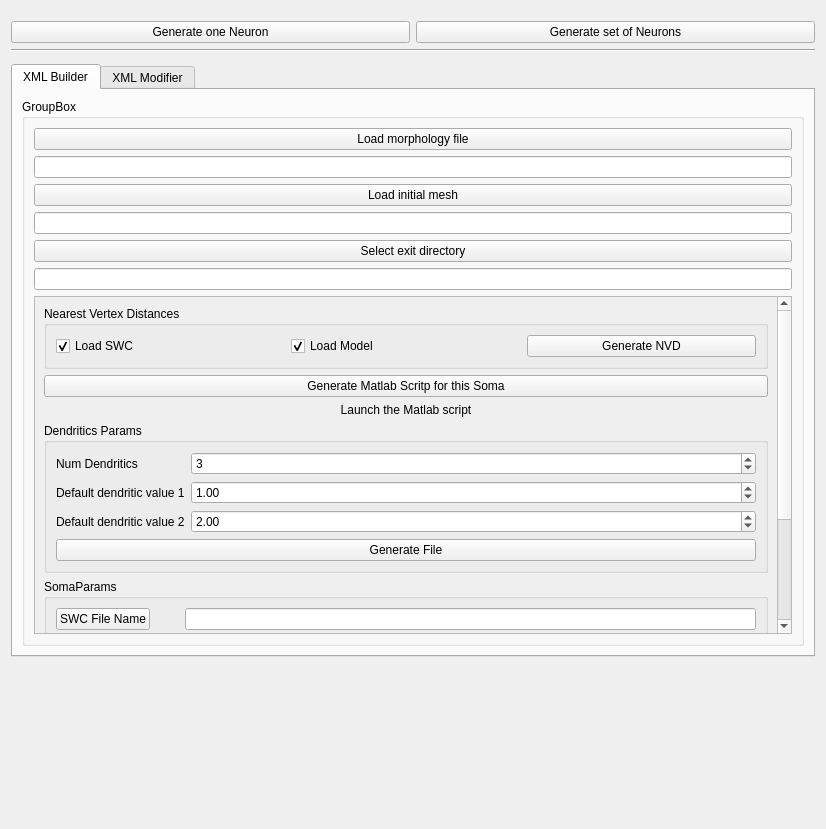
<?xml version="1.0" encoding="UTF-8"?>
<ui version="4.0">
 <class>SomaCreatorWidget</class>
 <widget class="QWidget" name="SomaCreatorWidget">
  <property name="geometry">
   <rect>
    <x>0</x>
    <y>0</y>
    <width>826</width>
    <height>829</height>
   </rect>
  </property>
  <property name="windowTitle">
   <string>Form</string>
  </property>
  <layout class="QVBoxLayout" name="verticalLayout_3">
   <item>
    <layout class="QHBoxLayout" name="horizontalLayout_3">
     <property name="topMargin">
      <number>10</number>
     </property>
     <item>
      <widget class="QPushButton" name="generateOnePushButton">
       <property name="text">
        <string>Generate one Neuron</string>
       </property>
      </widget>
     </item>
     <item>
      <widget class="QPushButton" name="generateSetPushButton">
       <property name="text">
        <string>Generate set of Neurons</string>
       </property>
      </widget>
     </item>
    </layout>
   </item>
   <item>
    <widget class="Line" name="line">
     <property name="orientation">
      <enum>Qt::Horizontal</enum>
     </property>
    </widget>
   </item>
   <item>
    <widget class="QWidget" name="horizontalWidget" native="true">
     <layout class="QHBoxLayout" name="horizontalLayout_2">
      <property name="margin">
       <number>0</number>
      </property>
     </layout>
    </widget>
   </item>
   <item>
    <widget class="QTabWidget" name="tabWidget_Main">
     <property name="enabled">
      <bool>true</bool>
     </property>
     <property name="currentIndex">
      <number>0</number>
     </property>
     <widget class="QWidget" name="tab_XMLBuilder">
      <attribute name="title">
       <string>XML Builder</string>
      </attribute>
      <layout class="QVBoxLayout" name="verticalLayout_4">
       <item>
        <widget class="QGroupBox" name="groupBox_ParamsHide">
         <property name="minimumSize">
          <size>
           <width>0</width>
           <height>0</height>
          </size>
         </property>
         <property name="maximumSize">
          <size>
           <width>16777215</width>
           <height>16777215</height>
          </size>
         </property>
         <property name="title">
          <string>GroupBox</string>
         </property>
         <layout class="QVBoxLayout" name="verticalLayout_5">
          <item>
           <widget class="QPushButton" name="pushButton_LoadMorphologyFile">
            <property name="text">
             <string>Load morphology file</string>
            </property>
           </widget>
          </item>
          <item>
           <widget class="QLineEdit" name="lineEdit_MorphologyPathFile">
            <property name="readOnly">
             <bool>true</bool>
            </property>
           </widget>
          </item>
          <item>
           <widget class="QPushButton" name="pushButton_LoadInitialMesh">
            <property name="text">
             <string>Load initial mesh</string>
            </property>
           </widget>
          </item>
          <item>
           <widget class="QLineEdit" name="lineEdit_InitialMeshPathFile">
            <property name="readOnly">
             <bool>true</bool>
            </property>
           </widget>
          </item>
          <item>
           <widget class="QPushButton" name="pushButton_ExitDirectory">
            <property name="text">
             <string>Select exit directory</string>
            </property>
           </widget>
          </item>
          <item>
           <widget class="QLineEdit" name="lineEdit_ExitDirectoryPathFile">
            <property name="readOnly">
             <bool>true</bool>
            </property>
           </widget>
          </item>
          <item>
           <widget class="QScrollArea" name="scrollArea">
            <property name="widgetResizable">
             <bool>true</bool>
            </property>
            <widget class="QWidget" name="scrollAreaWidgetContents">
             <property name="geometry">
              <rect>
               <x>0</x>
               <y>0</y>
               <width>745</width>
               <height>545</height>
              </rect>
             </property>
             <layout class="QVBoxLayout" name="verticalLayout">
              <item>
               <widget class="QGroupBox" name="groupBox_NearestVertexDistances">
                <property name="title">
                 <string>Nearest Vertex Distances</string>
                </property>
                <layout class="QHBoxLayout" name="horizontalLayout">
                 <item>
                  <widget class="QCheckBox" name="checkBox_loadSWC">
                   <property name="text">
                    <string>Load SWC</string>
                   </property>
                   <property name="checked">
                    <bool>true</bool>
                   </property>
                  </widget>
                 </item>
                 <item>
                  <widget class="QCheckBox" name="checkBox_loadModel">
                   <property name="text">
                    <string>Load Model</string>
                   </property>
                   <property name="checked">
                    <bool>true</bool>
                   </property>
                  </widget>
                 </item>
                 <item>
                  <widget class="QPushButton" name="pushButton_generateNearestVertexDendritic">
                   <property name="text">
                    <string>Generate NVD</string>
                   </property>
                  </widget>
                 </item>
                </layout>
               </widget>
              </item>
              <item>
               <widget class="QPushButton" name="pushButton_GenerateMatLabScritp">
                <property name="text">
                 <string>Generate Matlab Scritp for this Soma</string>
                </property>
               </widget>
              </item>
              <item>
               <widget class="QLabel" name="label_LaunchTheMatLabScript">
                <property name="text">
                 <string>Launch the Matlab script</string>
                </property>
                <property name="alignment">
                 <set>Qt::AlignCenter</set>
                </property>
               </widget>
              </item>
              <item>
               <widget class="QGroupBox" name="groupBox_DendriticsParam">
                <property name="title">
                 <string>Dendritics Params</string>
                </property>
                <layout class="QFormLayout" name="formLayout_2">
                 <property name="fieldGrowthPolicy">
                  <enum>QFormLayout::AllNonFixedFieldsGrow</enum>
                 </property>
                 <item row="0" column="0">
                  <widget class="QLabel" name="label_NumDendritics">
                   <property name="text">
                    <string>Num Dendritics</string>
                   </property>
                  </widget>
                 </item>
                 <item row="0" column="1">
                  <widget class="QSpinBox" name="spinBox_NumDendritics">
                   <property name="value">
                    <number>3</number>
                   </property>
                  </widget>
                 </item>
                 <item row="1" column="0">
                  <widget class="QLabel" name="label_defaultValue1">
                   <property name="text">
                    <string>Default dendritic value 1</string>
                   </property>
                  </widget>
                 </item>
                 <item row="1" column="1">
                  <widget class="QDoubleSpinBox" name="doubleSpinBox_DefaultaDendriticeValue1">
                   <property name="value">
                    <double>1.000000000000000</double>
                   </property>
                  </widget>
                 </item>
                 <item row="2" column="0">
                  <widget class="QLabel" name="label_defaultValue2">
                   <property name="text">
                    <string>Default dendritic value 2</string>
                   </property>
                  </widget>
                 </item>
                 <item row="2" column="1">
                  <widget class="QDoubleSpinBox" name="doubleSpinBox_DefaultaDendriticeValue2">
                   <property name="value">
                    <double>2.000000000000000</double>
                   </property>
                  </widget>
                 </item>
                 <item row="3" column="0" colspan="2">
                  <widget class="QPushButton" name="pushButton_generateFile">
                   <property name="text">
                    <string>Generate File</string>
                   </property>
                  </widget>
                 </item>
                </layout>
               </widget>
              </item>
              <item>
               <widget class="QGroupBox" name="groupBox_SomaParams">
                <property name="title">
                 <string>SomaParams</string>
                </property>
                <layout class="QFormLayout" name="formLayout">
                 <item row="3" column="0">
                  <widget class="QLabel" name="label_SomaHorizontalResol">
                   <property name="text">
                    <string>Soma Hor. Resol</string>
                   </property>
                  </widget>
                 </item>
                 <item row="3" column="1">
                  <widget class="QSpinBox" name="spinBox_SomaHorResol">
                   <property name="minimum">
                    <number>0</number>
                   </property>
                   <property name="value">
                    <number>0</number>
                   </property>
                  </widget>
                 </item>
                 <item row="4" column="0">
                  <widget class="QLabel" name="label_SomaVerticalResol">
                   <property name="text">
                    <string>Soma Ver. Resol</string>
                   </property>
                  </widget>
                 </item>
                 <item row="4" column="1">
                  <widget class="QSpinBox" name="spinBox_SomaVerResol">
                   <property name="minimum">
                    <number>0</number>
                   </property>
                   <property name="value">
                    <number>0</number>
                   </property>
                  </widget>
                 </item>
                 <item row="1" column="0">
                  <widget class="QPushButton" name="pushButton_LoadSWCFileName">
                   <property name="text">
                    <string>SWC File Name</string>
                   </property>
                  </widget>
                 </item>
                 <item row="1" column="1">
                  <widget class="QLineEdit" name="lineEdit_SWCFile"/>
                 </item>
                 <item row="5" column="1">
                  <widget class="QLineEdit" name="lineEdit_GeoDistFileName"/>
                 </item>
                 <item row="5" column="0">
                  <widget class="QLabel" name="label_GeodesicFileRoot">
                   <property name="text">
                    <string>Geo. Dist. File Root</string>
                   </property>
                  </widget>
                 </item>
                 <item row="6" column="1">
                  <widget class="QLineEdit" name="lineEdit_GeoVertsIdsFileName"/>
                 </item>
                 <item row="6" column="0">
                  <widget class="QLabel" name="label_GeoIdsVertsFileRoot">
                   <property name="text">
                    <string>Geo. Vert Ids File Root</string>
                   </property>
                  </widget>
                 </item>
                 <item row="2" column="0">
                  <widget class="QPushButton" name="pushButton_LoadModelFileName">
                   <property name="text">
                    <string>Model File Name</string>
                   </property>
                  </widget>
                 </item>
                 <item row="2" column="1">
                  <widget class="QLineEdit" name="lineEdit_ModelFile"/>
                 </item>
                </layout>
               </widget>
              </item>
             </layout>
            </widget>
           </widget>
          </item>
         </layout>
        </widget>
       </item>
      </layout>
     </widget>
     <widget class="QWidget" name="tab_XMLModifier">
      <attribute name="title">
       <string>XML Modifier</string>
      </attribute>
      <layout class="QVBoxLayout" name="verticalLayout_2">
       <item>
        <widget class="QPushButton" name="pushButton_LoadXML">
         <property name="text">
          <string>Load XML</string>
         </property>
        </widget>
       </item>
       <item>
        <layout class="QVBoxLayout" name="verticalLayout_ThreeViewer"/>
       </item>
       <item>
        <widget class="QGroupBox" name="groupBox_VertexIdsByHumbra">
         <property name="title">
          <string>Vertex Id by Humbra</string>
         </property>
         <layout class="QGridLayout" name="gridLayout_2">
          <item row="0" column="0">
           <widget class="QPushButton" name="pushButton_VertexIdsHumbraFile">
            <property name="text">
             <string>Select File</string>
            </property>
           </widget>
          </item>
          <item row="0" column="1" colspan="2">
           <widget class="QLineEdit" name="lineEdit_VertexIdsHumbraFile"/>
          </item>
          <item row="1" column="0">
           <widget class="QSpinBox" name="spinBox_VertexIdsHumbraDendriticSelector"/>
          </item>
          <item row="1" column="1">
           <widget class="QDoubleSpinBox" name="doubleSpinBox_humbraValue"/>
          </item>
          <item row="1" column="2">
           <widget class="QPushButton" name="pushButton_generateVertexIdToDendDeform">
            <property name="text">
             <string>Generate Vertex Ids</string>
            </property>
           </widget>
          </item>
         </layout>
        </widget>
       </item>
       <item>
        <spacer name="verticalSpacer">
         <property name="orientation">
          <enum>Qt::Vertical</enum>
         </property>
         <property name="sizeHint" stdset="0">
          <size>
           <width>20</width>
           <height>40</height>
          </size>
         </property>
        </spacer>
       </item>
      </layout>
     </widget>
    </widget>
   </item>
   <item>
    <spacer name="verticalSpacer_2">
     <property name="orientation">
      <enum>Qt::Vertical</enum>
     </property>
     <property name="sizeHint" stdset="0">
      <size>
       <width>20</width>
       <height>40</height>
      </size>
     </property>
    </spacer>
   </item>
  </layout>
 </widget>
 <resources/>
 <connections/>
</ui>
